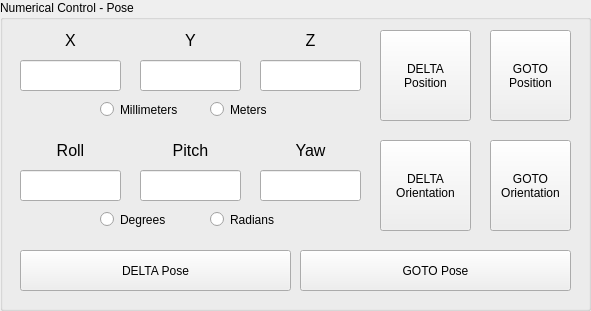
     <widget class="QGroupBox" name="numerical_controls_2">
      <property name="geometry">
       <rect>
        <x>650</x>
        <y>80</y>
        <width>591</width>
        <height>311</height>
       </rect>
      </property>
      <property name="title">
       <string>Numerical Control - Pose</string>
      </property>
      <widget class="QLabel" name="label_96">
       <property name="geometry">
        <rect>
         <x>300</x>
         <y>30</y>
         <width>21</width>
         <height>21</height>
        </rect>
       </property>
       <property name="font">
        <font>
         <pointsize>12</pointsize>
        </font>
       </property>
       <property name="text">
        <string>Z</string>
       </property>
       <property name="alignment">
        <set>Qt::AlignCenter</set>
       </property>
      </widget>
      <widget class="QLabel" name="label_109">
       <property name="geometry">
        <rect>
         <x>60</x>
         <y>30</y>
         <width>21</width>
         <height>21</height>
        </rect>
       </property>
       <property name="font">
        <font>
         <pointsize>12</pointsize>
        </font>
       </property>
       <property name="text">
        <string>X</string>
       </property>
       <property name="alignment">
        <set>Qt::AlignCenter</set>
       </property>
      </widget>
      <widget class="QLabel" name="label_110">
       <property name="geometry">
        <rect>
         <x>180</x>
         <y>30</y>
         <width>21</width>
         <height>21</height>
        </rect>
       </property>
       <property name="font">
        <font>
         <pointsize>12</pointsize>
        </font>
       </property>
       <property name="text">
        <string>Y</string>
       </property>
       <property name="alignment">
        <set>Qt::AlignCenter</set>
       </property>
      </widget>
      <widget class="QLineEdit" name="lineEdit_pose_x_3">
       <property name="geometry">
        <rect>
         <x>20</x>
         <y>60</y>
         <width>101</width>
         <height>31</height>
        </rect>
       </property>
      </widget>
      <widget class="QLineEdit" name="lineEdit_pose_y_3">
       <property name="geometry">
        <rect>
         <x>140</x>
         <y>60</y>
         <width>101</width>
         <height>31</height>
        </rect>
       </property>
      </widget>
      <widget class="QLineEdit" name="lineEdit_pose_z_3">
       <property name="geometry">
        <rect>
         <x>260</x>
         <y>60</y>
         <width>101</width>
         <height>31</height>
        </rect>
       </property>
      </widget>
      <widget class="QPushButton" name="button_goto_position_3">
       <property name="geometry">
        <rect>
         <x>490</x>
         <y>30</y>
         <width>81</width>
         <height>91</height>
        </rect>
       </property>
       <property name="text">
        <string>GOTO
Position</string>
       </property>
      </widget>
      <widget class="QPushButton" name="button_delta_position_3">
       <property name="geometry">
        <rect>
         <x>380</x>
         <y>30</y>
         <width>91</width>
         <height>91</height>
        </rect>
       </property>
       <property name="text">
        <string>DELTA
Position</string>
       </property>
      </widget>
      <widget class="QLineEdit" name="lineEdit_yaw_3">
       <property name="geometry">
        <rect>
         <x>260</x>
         <y>170</y>
         <width>101</width>
         <height>31</height>
        </rect>
       </property>
      </widget>
      <widget class="QLabel" name="label_111">
       <property name="geometry">
        <rect>
         <x>50</x>
         <y>140</y>
         <width>41</width>
         <height>21</height>
        </rect>
       </property>
       <property name="font">
        <font>
         <pointsize>12</pointsize>
        </font>
       </property>
       <property name="text">
        <string>Roll</string>
       </property>
       <property name="alignment">
        <set>Qt::AlignCenter</set>
       </property>
      </widget>
      <widget class="QLabel" name="label_112">
       <property name="geometry">
        <rect>
         <x>290</x>
         <y>140</y>
         <width>41</width>
         <height>21</height>
        </rect>
       </property>
       <property name="font">
        <font>
         <pointsize>12</pointsize>
        </font>
       </property>
       <property name="text">
        <string>Yaw</string>
       </property>
       <property name="alignment">
        <set>Qt::AlignCenter</set>
       </property>
      </widget>
      <widget class="QLineEdit" name="lineEdit_pitch_3">
       <property name="geometry">
        <rect>
         <x>140</x>
         <y>170</y>
         <width>101</width>
         <height>31</height>
        </rect>
       </property>
      </widget>
      <widget class="QLineEdit" name="lineEdit_roll_3">
       <property name="geometry">
        <rect>
         <x>20</x>
         <y>170</y>
         <width>101</width>
         <height>31</height>
        </rect>
       </property>
      </widget>
      <widget class="QPushButton" name="button_delta_orientation_3">
       <property name="geometry">
        <rect>
         <x>380</x>
         <y>140</y>
         <width>91</width>
         <height>91</height>
        </rect>
       </property>
       <property name="text">
        <string>DELTA
Orientation</string>
       </property>
      </widget>
      <widget class="QPushButton" name="button_goto_orientation_3">
       <property name="geometry">
        <rect>
         <x>490</x>
         <y>140</y>
         <width>81</width>
         <height>91</height>
        </rect>
       </property>
       <property name="text">
        <string>GOTO
Orientation</string>
       </property>
      </widget>
      <widget class="QLabel" name="label_113">
       <property name="geometry">
        <rect>
         <x>160</x>
         <y>140</y>
         <width>61</width>
         <height>21</height>
        </rect>
       </property>
       <property name="font">
        <font>
         <pointsize>12</pointsize>
        </font>
       </property>
       <property name="text">
        <string>Pitch</string>
       </property>
       <property name="alignment">
        <set>Qt::AlignCenter</set>
       </property>
      </widget>
      <widget class="QPushButton" name="buttron_delta_pose_3">
       <property name="geometry">
        <rect>
         <x>20</x>
         <y>250</y>
         <width>271</width>
         <height>41</height>
        </rect>
       </property>
       <property name="text">
        <string>DELTA Pose</string>
       </property>
      </widget>
      <widget class="QPushButton" name="button_goto_pose_3">
       <property name="geometry">
        <rect>
         <x>300</x>
         <y>250</y>
         <width>271</width>
         <height>41</height>
        </rect>
       </property>
       <property name="text">
        <string>GOTO Pose</string>
       </property>
      </widget>
      <widget class="QFrame" name="frame_19">
       <property name="geometry">
        <rect>
         <x>100</x>
         <y>100</y>
         <width>181</width>
         <height>31</height>
        </rect>
       </property>
       <property name="font">
        <font>
         <family>Segoe UI</family>
        </font>
       </property>
       <property name="styleSheet">
        <string notr="true">border-style: none</string>
       </property>
       <property name="frameShape">
        <enum>QFrame::StyledPanel</enum>
       </property>
       <property name="frameShadow">
        <enum>QFrame::Raised</enum>
       </property>
       <widget class="QRadioButton" name="radioButton_27">
        <property name="geometry">
         <rect>
          <x>0</x>
          <y>0</y>
          <width>108</width>
          <height>19</height>
         </rect>
        </property>
        <property name="font">
         <font>
          <family>Segoe UI</family>
         </font>
        </property>
        <property name="text">
         <string>Millimeters</string>
        </property>
       </widget>
       <widget class="QRadioButton" name="radioButton_28">
        <property name="geometry">
         <rect>
          <x>110</x>
          <y>0</y>
          <width>71</width>
          <height>19</height>
         </rect>
        </property>
        <property name="font">
         <font>
          <family>Segoe UI</family>
         </font>
        </property>
        <property name="text">
         <string>Meters</string>
        </property>
       </widget>
      </widget>
      <widget class="QFrame" name="frame_20">
       <property name="geometry">
        <rect>
         <x>100</x>
         <y>210</y>
         <width>191</width>
         <height>31</height>
        </rect>
       </property>
       <property name="font">
        <font>
         <family>Segoe UI</family>
        </font>
       </property>
       <property name="styleSheet">
        <string notr="true">border-style: none;</string>
       </property>
       <property name="frameShape">
        <enum>QFrame::StyledPanel</enum>
       </property>
       <property name="frameShadow">
        <enum>QFrame::Raised</enum>
       </property>
       <widget class="QRadioButton" name="radioButton_29">
        <property name="geometry">
         <rect>
          <x>0</x>
          <y>0</y>
          <width>108</width>
          <height>19</height>
         </rect>
        </property>
        <property name="font">
         <font>
          <family>Segoe UI</family>
         </font>
        </property>
        <property name="styleSheet">
         <string notr="true">border-style: none;</string>
        </property>
        <property name="text">
         <string>Degrees</string>
        </property>
       </widget>
       <widget class="QRadioButton" name="radioButton_32">
        <property name="geometry">
         <rect>
          <x>110</x>
          <y>0</y>
          <width>81</width>
          <height>19</height>
         </rect>
        </property>
        <property name="font">
         <font>
          <family>Segoe UI</family>
         </font>
        </property>
        <property name="text">
         <string>Radians</string>
        </property>
       </widget>
      </widget>
     </widget>
